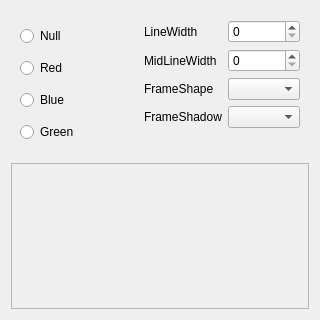
<?xml version="1.0" encoding="UTF-8"?>
<ui version="4.0">
 <class>Widget</class>
 <widget class="QWidget" name="Widget">
  <property name="geometry">
   <rect>
    <x>0</x>
    <y>0</y>
    <width>320</width>
    <height>320</height>
   </rect>
  </property>
  <property name="windowTitle">
   <string>Widget</string>
  </property>
  <layout class="QVBoxLayout" name="verticalLayout_2">
   <item>
    <layout class="QHBoxLayout" name="horizontalLayout">
     <item>
      <widget class="QWidget" name="widget1" native="true">
       <layout class="QVBoxLayout" name="verticalLayout">
        <item>
         <widget class="QRadioButton" name="radioButtonNull">
          <property name="text">
           <string>Null</string>
          </property>
         </widget>
        </item>
        <item>
         <widget class="QRadioButton" name="radioButtonRed">
          <property name="text">
           <string>Red</string>
          </property>
         </widget>
        </item>
        <item>
         <widget class="QRadioButton" name="radioButtonBlue">
          <property name="text">
           <string>Blue</string>
          </property>
         </widget>
        </item>
        <item>
         <widget class="QRadioButton" name="radioButtonGreen">
          <property name="text">
           <string>Green</string>
          </property>
         </widget>
        </item>
       </layout>
      </widget>
     </item>
     <item>
      <widget class="QWidget" name="widget" native="true">
       <layout class="QFormLayout" name="formLayout">
        <item row="0" column="0">
         <widget class="QLabel" name="label">
          <property name="text">
           <string>LineWidth</string>
          </property>
         </widget>
        </item>
        <item row="0" column="1">
         <widget class="QSpinBox" name="spinBoxLineWidth"/>
        </item>
        <item row="1" column="0">
         <widget class="QLabel" name="label_2">
          <property name="text">
           <string>MidLineWidth</string>
          </property>
         </widget>
        </item>
        <item row="1" column="1">
         <widget class="QSpinBox" name="spinBoxMidLineWidth"/>
        </item>
        <item row="2" column="0">
         <widget class="QLabel" name="label_3">
          <property name="text">
           <string>FrameShape</string>
          </property>
         </widget>
        </item>
        <item row="2" column="1">
         <widget class="QComboBox" name="comboBoxFrameShape"/>
        </item>
        <item row="3" column="0">
         <widget class="QLabel" name="label_4">
          <property name="text">
           <string>FrameShadow</string>
          </property>
         </widget>
        </item>
        <item row="3" column="1">
         <widget class="QComboBox" name="comboBoxFrameShadow"/>
        </item>
       </layout>
      </widget>
     </item>
    </layout>
   </item>
   <item>
    <widget class="QFrame" name="frameTest">
     <property name="frameShape">
      <enum>QFrame::Shape::StyledPanel</enum>
     </property>
     <property name="frameShadow">
      <enum>QFrame::Shadow::Raised</enum>
     </property>
    </widget>
   </item>
  </layout>
 </widget>
 <resources/>
 <connections/>
</ui>
